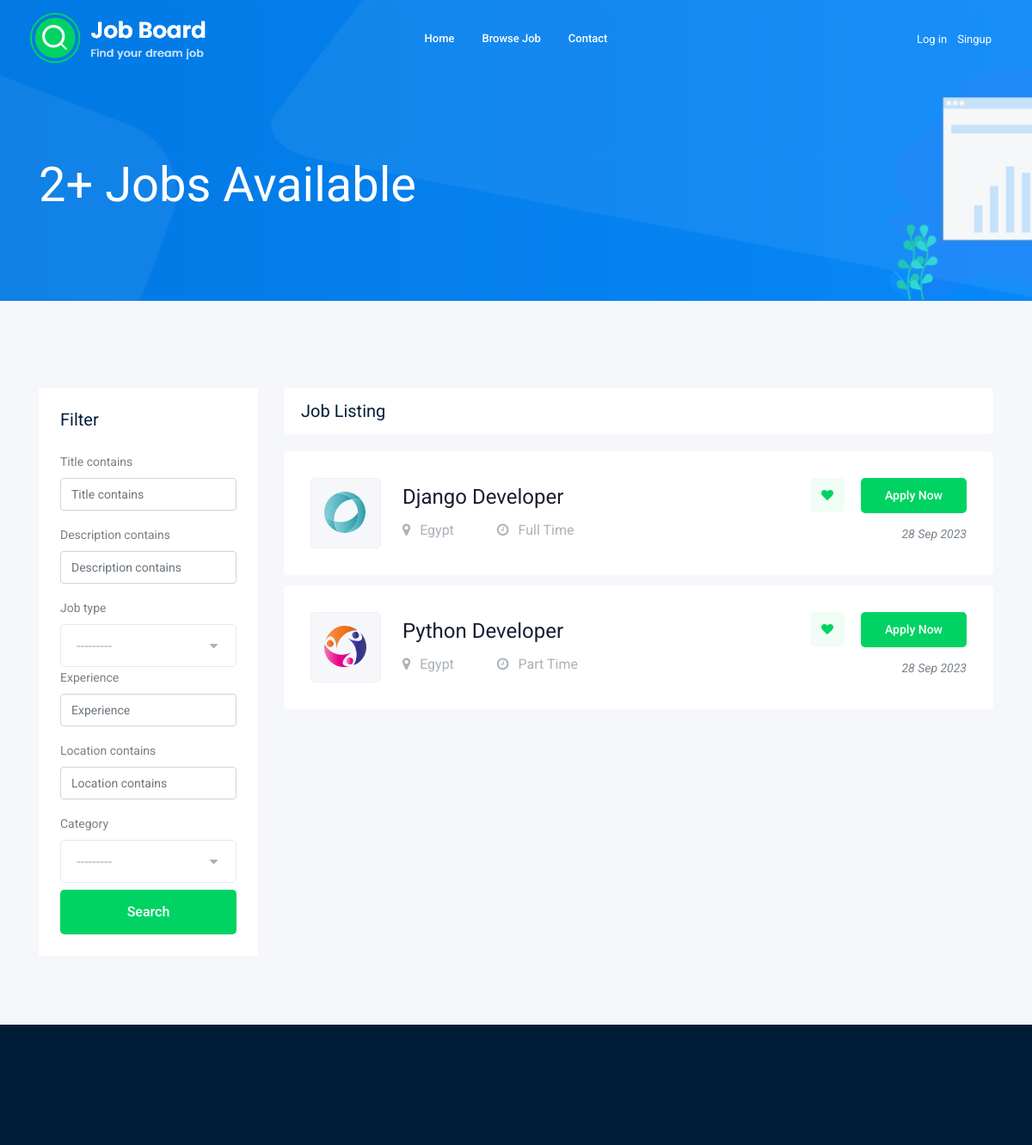
Before: /jobs/?page=2 (upper part) with the older database file.
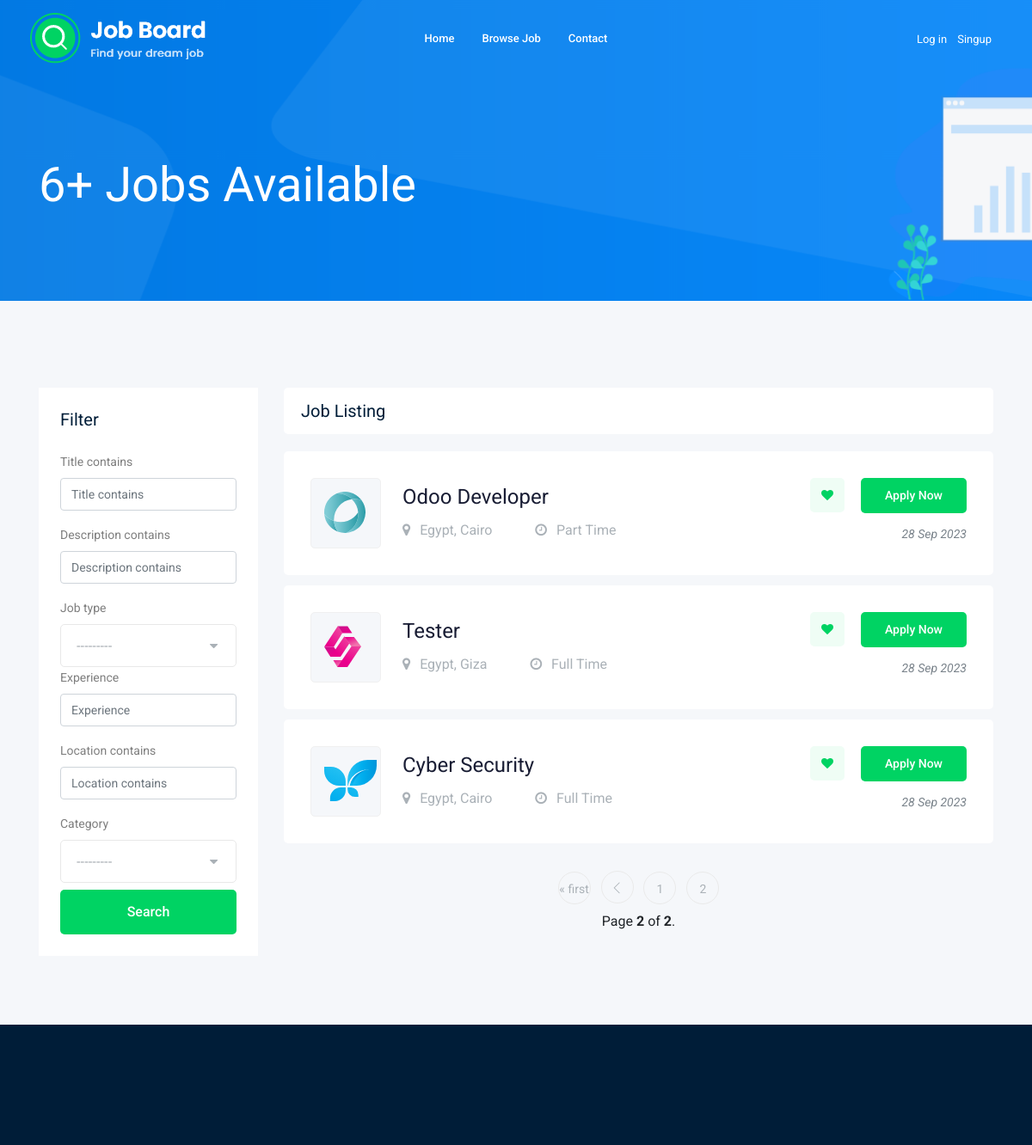
After: the same page with the newer database file.
### job/models.py (models this page shows, shortened)
class Job(models.Model):
    title = models.CharField(max_length=50)
    description = models.TextField(max_length=2000)
    job_type = models.CharField(max_length=20, choices=JOB_TYPE_CHOICES)
    vacancy = models.PositiveIntegerField(default=1, validators=[MinValueValidator(1), MaxValueValidator(10)])
    salary = models.PositiveIntegerField(default=100, validators=[MinValueValidator(100), MaxValueValidator(100000)])
    experience = models.PositiveIntegerField(default=1, validators=[MinValueValidator(1), MaxValueValidator(50)])
    location = models.CharField(max_length=100, default='Egypt')
    image = models.FileField(upload_to=job_image_upload, default='none')
    published_at = models.DateTimeField(auto_now=True)
    category = models.ForeignKey(Category, related_name='job_category', on_delete=models.CASCADE)
    owner = models.ForeignKey(User, related_name='job_owner', on_delete=models.CASCADE)
    class Meta:
        db_table = 'job'

### job/views.py (the view)
# urls.py: path('', views.jobs, name='jobs'),
def jobs(request):
    job_list = Job.objects.all()
    jobs_count = job_list.count()
    filter = JobFilter(request.GET, queryset=job_list)
    job_list = filter.qs
    paginator = Paginator(job_list, 3)
    page_number = request.GET.get('page')
    page_obj = paginator.get_page(page_number)
    context = {'jobs_count': jobs_count, 'jobs': page_obj, 'filters': filter}
    if request.user.is_staff:
        return render(request, 'jobs_dashboard.html', context)
    else:
        return render(request, 'jobs.html', context)

### job/models.py (called while the page is built)
    def __str__(self) -> str:
        return self.name

### job/templates/jobs.html (shortened to what the changed rows need)
{% extends "base.html" %}
{% load bootstrap5 %}
{% block content %}
    <div class="bradcam_area bradcam_bg_1">
        <div class="container">
            <div class="row">
                <div class="col-xl-12">
                    <div class="bradcam_text">
                        <h3>{{jobs_count}}+ Jobs Available</h3>
                    </div>
                </div>
            </div>
        </div>
    </div>
    <div class="job_listing_area plus_padding">
        <div class="container">
            <div class="row">
                <div class="col-lg-9">
                    <div class="job_lists m-0">
                        <div class="row">
                            {% for job in jobs %}
                            <div class="col-lg-12 col-md-12">
                                <div class="single_jobs white-bg d-flex justify-content-between">
                                    <div class="jobs_left d-flex align-items-center">
                                        <div class="thumb">
                                            <img src={{job.image.url}} alt="">
                                        </div>
                                        <div class="jobs_conetent">
                                            <a href="{% url 'jobs:job_details' job.id %}"><h4>{{job.title}}</h4></a>
                                            <div class="links_locat d-flex align-items-center">
                                                <div class="location">
                                                    <p> <i class="fa fa-map-marker"></i> {{job.location}}</p>
                                                </div>
                                                <div class="location">
                                                    <p> <i class="fa fa-clock-o"></i> {{job.job_type}}</p>
                                                </div>
                                            </div>
                                        </div>
                                    </div>
                                    <div class="jobs_right">
                                        <div class="apply_now">
                                            <a class="heart_mark" href="#"> <i class="fa fa-heart"></i> </a>
                                            <a href="{% url 'jobs:job_details' job.id %}" class="boxed-btn3">Apply Now</a>
                                        </div>
                                        <div class="date">
                                            <p>{{job.published_at|date:'d M o'}}</p>
                                        </div>
                                    </div>
                                </div>
                            </div>
                            {% endfor %}
                        </div>
                        {% if jobs.has_other_pages %}
                        <div class="row">
                            <div class="col-lg-12">
                                <div class="pagination_wrap">
                                    <ul>
                                        {% if jobs.has_previous %}
                                        <li><a href="?page=1">&laquo; first</a></li>
                                        <li><a href="?page={{ jobs.previous_page_number }}"> <i class="ti-angle-left"></i> </a></li>
                                        {% endif %}
                                        {% for page in jobs.paginator.page_range %}
                                        <li><a href="?page={{ page }}"><span>{{page}}</span></a></li>
                                        {% endfor %}
                                        <div class="row">
                                            <span class="current col-lg-12 mt-2">
                                                Page <strong>{{ jobs.number }}</strong> of <strong>{{ jobs.paginator.num_pages }}</strong>.
                                            </span>
                                        </div>
                                    </ul>
                                </div>
                            </div>
                        </div>
                        {% endif %}
                    </div>
                </div>
            </div>
        </div>
    </div>
{% endblock content %}

Changed rows visible on the page:
no longer on this page (row unchanged): Job: image (picture), title "Django Developer", location "Egypt", job_type "Full Time", published_at "28 Sep 2023"
no longer on this page (row unchanged): Job: image (picture), title "Python Developer", location "Egypt", job_type "Part Time", published_at "28 Sep 2023"
added Job: image (picture), title "Odoo Developer", location "Egypt, Cairo", job_type "Part Time", published_at "28 Sep 2023"
added Job: image (picture), title "Tester", location "Egypt, Giza", job_type "Full Time", published_at "28 Sep 2023"
added Job: image (picture), title "Cyber Security", location "Egypt, Cairo", job_type "Full Time", published_at "28 Sep 2023"
Other visible differences:
{{ jobs_count }}: "2" → "6"
{{ jobs.number }}: (not shown) → "2"
{{ jobs.paginator.num_pages }}: (not shown) → "2"
text now shown: "« first Page of ."
new list line: "1"
new list line: "2"
